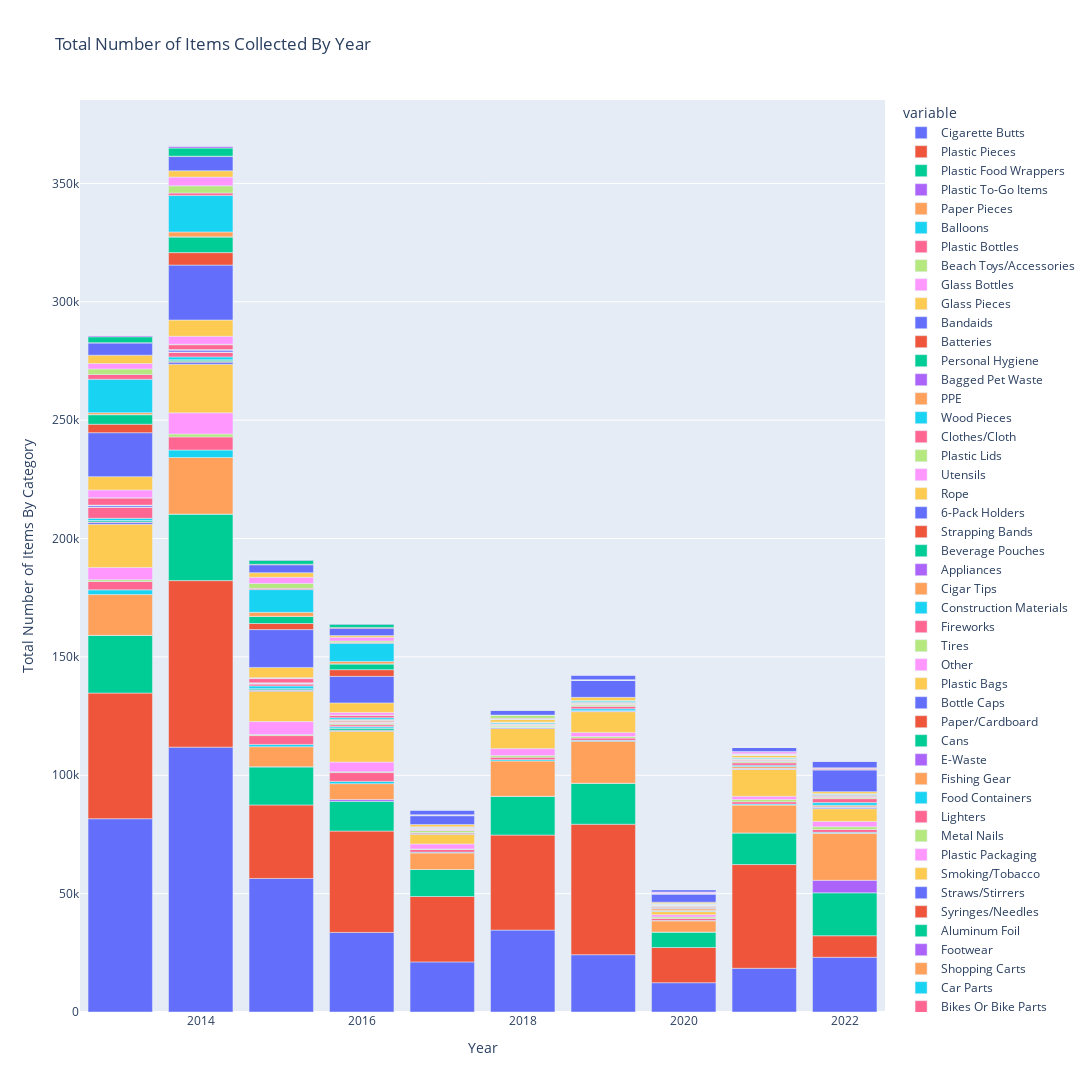

This figure's notebook cell:
### Markdown cell above
# Longitudinal Evaluation of Cleanup Items

Here we'll look at the number of items cleaned up every year from 2013-2022. In order to evaluate if the number of items cleaned up are influenced by the number of volunteers and the number of hours they worked we would also need these numbers for each year, but it appears that these numbers are missing for the years 2013-2016 and 2020-2021, at least in the data I've been working with.

### Code cell
sos_data['Date'] = pd.to_datetime(sos_data['Date'], errors='coerce')
sos_data.dropna(subset=['Date'], inplace=True)

sos_data['Total Volunteers'] = sos_data['Adult Volunteers'] + 0.5 * sos_data['Youth Volunteers']
nonnumeric_cols = cleanup.NONNUMERIC_COLS
nonnumeric_cols.append('Total Volunteers')
nonnumeric_cols.append('Total Items')

volunteers = sos_data.groupby(sos_data.Date.dt.year)['Total Volunteers'].sum()
annual_data = pd.DataFrame({'Year':volunteers.index, 'Total Volunteers':volunteers.values})
annual_data = annual_data.reset_index(drop=True)
item_cols = []
for col in sos_data.columns:
    if col not in cleanup.NONNUMERIC_COLS:
        item_cols.append(col)
        col_sum = sos_data.groupby(sos_data.Date.dt.year)[col].sum()
        col_sum = col_sum.reset_index(drop=True)
        annual_data = pd.concat([annual_data, col_sum], axis=1)

fig = px.bar(annual_data, x='Year', y=item_cols, title="Total Number of Items Collected By Year")
fig.update_layout(
    autosize=False,
    width=1100,
    height=1200,
    yaxis_title='Total Number of Items By Category',
    xaxis_title='Year',
    yaxis={'categoryorder':'total ascending'}
)
fig.show()

### Figure 1 — Plotly figure (JSON) as saved in the notebook; plotly's stock layout.template omitted (floating-point values rounded to 4 significant figures)
{"data": [{"alignmentgroup": "True", "hovertemplate": "variable=Cigarette Butts<br>Year=%{x}<br>value=%{y}<extra></extra>", "legendgroup": "Cigarette Butts", "marker": {"color": "#636efa", "pattern": {"shape": ""}}, "name": "Cigarette Butts", "offsetgroup": "Cigarette Butts", "orientation": "v", "showlegend": true, "textposition": "auto", "type": "bar", "x": [2013, 2014, 2015, 2016, 2017, 2018, 2019, 2020, 2021, 2022], "xaxis": "x", "y": [81641, 111884, 56420, 33612, 21163, 34602, 24202, 12380, 18464, 23115], "yaxis": "y"}, {"alignmentgroup": "True", "hovertemplate": "variable=Plastic Pieces<br>Year=%{x}<br>value=%{y}<extra></extra>", "legendgroup": "Plastic Pieces", "marker": {"color": "#EF553B", "pattern": {"shape": ""}}, "name": "Plastic Pieces", "offsetgroup": "Plastic Pieces", "orientation": "v", "showlegend": true, "textposition": "auto", "type": "bar", "x": [2013, 2014, 2015, 2016, 2017, 2018, 2019, 2020, 2021, 2022], "xaxis": "x", "y": [53087, 70337, 31029, 42819, 27640.0, 40142, 55116, 14866, 43820, 9101], "yaxis": "y"}, {"alignmentgroup": "True", "hovertemplate": "variable=Plastic Food Wrappers<br>Year=%{x}<br>value=%{y}<extra></extra>", "legendgroup": "Plastic Food Wrappers", "marker": {"color": "#00cc96", "pattern": {"shape": ""}}, "name": "Plastic Food Wrappers", "offsetgroup": "Plastic Food Wrappers", "orientation": "v", "showlegend": true, "textposition": "auto", "type": "bar", "x": [2013, 2014, 2015, 2016, 2017, 2018, 2019, 2020, 2021, 2022], "xaxis": "x", "y": [24378, 28110, 16132, 12548, 11394, 16357, 17333, 6513, 13373, 18128], "yaxis": "y"}, {"alignmentgroup": "True", "hovertemplate": "variable=Plastic To-Go Items<br>Year=%{x}<br>value=%{y}<extra></extra>", "legendgroup": "Plastic To-Go Items", "marker": {"color": "#ab63fa", "pattern": {"shape": ""}}, "name": "Plastic To-Go Items", "offsetgroup": "Plastic To-Go Items", "orientation": "v", "showlegend": true, "textposition": "auto", "type": "bar", "x": [2013, 2014, 2015, 2016, 2017, 2018, 2019, 2020, 2021, 2022], "xaxis": "x", "y": [0, 0, 0, 764, 0, 0, 0, 0, 0, 5294], "yaxis": "y"}, {"alignmentgroup": "True", "hovertemplate": "variable=Paper Pieces<br>Year=%{x}<br>value=%{y}<extra></extra>", "legendgroup": "Paper Pieces", "marker": {"color": "#FFA15A", "pattern": {"shape": ""}}, "name": "Paper Pieces", "offsetgroup": "Paper Pieces", "orientation": "v", "showlegend": true, "textposition": "auto", "type": "bar", "x": [2013, 2014, 2015, 2016, 2017, 2018, 2019, 2020, 2021, 2022], "xaxis": "x", "y": [17221, 23901, 8493, 6707, 6982, 14944, 17738, 4727, 11733, 19817], "yaxis": "y"}, {"alignmentgroup": "True", "hovertemplate": "variable=Balloons<br>Year=%{x}<br>value=%{y}<extra></extra>", "legendgroup": "Balloons", "marker": {"color": "#19d3f3", "pattern": {"shape": ""}}, "name": "Balloons", "offsetgroup": "Balloons", "orientation": "v", "showlegend": true, "textposition": "auto", "type": "bar", "x": [2013, 2014, 2015, 2016, 2017, 2018, 2019, 2020, 2021, 2022], "xaxis": "x", "y": [1987, 3151, 954, 950, 347, 556, 368, 162, 427, 446], "yaxis": "y"}, {"alignmentgroup": "True", "hovertemplate": "variable=Plastic Bottles<br>Year=%{x}<br>value=%{y}<extra></extra>", "legendgroup": "Plastic Bottles", "marker": {"color": "#FF6692", "pattern": {"shape": ""}}, "name": "Plastic Bottles", "offsetgroup": "Plastic Bottles", "orientation": "v", "showlegend": true, "textposition": "auto", "type": "bar", "x": [2013, 2014, 2015, 2016, 2017, 2018, 2019, 2020, 2021, 2022], "xaxis": "x", "y": [3547, 5547, 3735, 3739, 1095, 1032, 968, 835, 1000, 1171], "yaxis": "y"}, {"alignmentgroup": "True", "hovertemplate": "variable=Beach Toys/Accessories<br>Year=%{x}<br>value=%{y}<extra></extra>", "legendgroup": "Beach Toys/Accessories", "marker": {"color": "#B6E880", "pattern": {"shape": ""}}, "name": "Beach Toys/Accessories", "offsetgroup": "Beach Toys/Accessories", "orientation": "v", "showlegend": true, "textposition": "auto", "type": "bar", "x": [2013, 2014, 2015, 2016, 2017, 2018, 2019, 2020, 2021, 2022], "xaxis": "x", "y": [745, 1231, 441, 344, 235, 700, 648, 638, 965, 1194], "yaxis": "y"}, {"alignmentgroup": "True", "hovertemplate": "variable=Glass Bottles<br>Year=%{x}<br>value=%{y}<extra></extra>", "legendgroup": "Glass Bottles", "marker": {"color": "#FF97FF", "pattern": {"shape": ""}}, "name": "Glass Bottles", "offsetgroup": "Glass Bottles", "orientation": "v", "showlegend": true, "textposition": "auto", "type": "bar", "x": [2013, 2014, 2015, 2016, 2017, 2018, 2019, 2020, 2021, 2022], "xaxis": "x", "y": [5210, 8923, 5469, 4092, 2130, 2930, 1669, 1010, 1355, 2238], "yaxis": "y"}, {"alignmentgroup": "True", "hovertemplate": "variable=Glass Pieces<br>Year=%{x}<br>value=%{y}<extra></extra>", "legendgroup": "Glass Pieces", "marker": {"color": "#FECB52", "pattern": {"shape": ""}}, "name": "Glass Pieces", "offsetgroup": "Glass Pieces", "orientation": "v", "showlegend": true, "textposition": "auto", "type": "bar", "x": [2013, 2014, 2015, 2016, 2017, 2018, 2019, 2020, 2021, 2022], "xaxis": "x", "y": [18195, 20532, 12865, 13028, 4084, 8542, 8823, 1288, 11356, 5369], "yaxis": "y"}, {"alignmentgroup": "True", "hovertemplate": "variable=Bandaids<br>Year=%{x}<br>value=%{y}<extra></extra>", "legendgroup": "Bandaids", "marker": {"color": "#636efa", "pattern": {"shape": ""}}, "name": "Bandaids", "offsetgroup": "Bandaids", "orientation": "v", "showlegend": true, "textposition": "auto", "type": "bar", "x": [2013, 2014, 2015, 2016, 2017, 2018, 2019, 2020, 2021, 2022], "xaxis": "x", "y": [737, 899, 363, 244, 313, 342, 356, 86, 270, 418], "yaxis": "y"}, {"alignmentgroup": "True", "hovertemplate": "variable=Batteries<br>Year=%{x}<br>value=%{y}<extra></extra>", "legendgroup": "Batteries", "marker": {"color": "#EF553B", "pattern": {"shape": ""}}, "name": "Batteries", "offsetgroup": "Batteries", "orientation": "v", "showlegend": true, "textposition": "auto", "type": "bar", "x": [2013, 2014, 2015, 2016, 2017, 2018, 2019, 2020, 2021, 2022], "xaxis": "x", "y": [245, 219, 167, 217, 448, 148, 77, 32, 68, 125], "yaxis": "y"}, {"alignmentgroup": "True", "hovertemplate": "variable=Personal Hygiene<br>Year=%{x}<br>value=%{y}<extra></extra>", "legendgroup": "Personal Hygiene", "marker": {"color": "#00cc96", "pattern": {"shape": ""}}, "name": "Personal Hygiene", "offsetgroup": "Personal Hygiene", "orientation": "v", "showlegend": true, "textposition": "auto", "type": "bar", "x": [2013, 2014, 2015, 2016, 2017, 2018, 2019, 2020, 2021, 2022], "xaxis": "x", "y": [605, 755, 527, 935, 1, 0, 0, 242, 0, 109], "yaxis": "y"}, {"alignmentgroup": "True", "hovertemplate": "variable=Bagged Pet Waste<br>Year=%{x}<br>value=%{y}<extra></extra>", "legendgroup": "Bagged Pet Waste", "marker": {"color": "#ab63fa", "pattern": {"shape": ""}}, "name": "Bagged Pet Waste", "offsetgroup": "Bagged Pet Waste", "orientation": "v", "showlegend": true, "textposition": "auto", "type": "bar", "x": [2013, 2014, 2015, 2016, 2017, 2018, 2019, 2020, 2021, 2022], "xaxis": "x", "y": [0, 0, 0, 0, 0, 0, 0, 70, 159, 169], "yaxis": "y"}, {"alignmentgroup": "True", "hovertemplate": "variable=PPE<br>Year=%{x}<br>value=%{y}<extra></extra>", "legendgroup": "PPE", "marker": {"color": "#FFA15A", "pattern": {"shape": ""}}, "name": "PPE", "offsetgroup": "PPE", "orientation": "v", "showlegend": true, "textposition": "auto", "type": "bar", "x": [2013, 2014, 2015, 2016, 2017, 2018, 2019, 2020, 2021, 2022], "xaxis": "x", "y": [0, 0, 0, 0, 0, 0, 0, 720, 718, 630], "yaxis": "y"}, {"alignmentgroup": "True", "hovertemplate": "variable=Wood Pieces<br>Year=%{x}<br>value=%{y}<extra></extra>", "legendgroup": "Wood Pieces", "marker": {"color": "#19d3f3", "pattern": {"shape": ""}}, "name": "Wood Pieces", "offsetgroup": "Wood Pieces", "orientation": "v", "showlegend": true, "textposition": "auto", "type": "bar", "x": [2013, 2014, 2015, 2016, 2017, 2018, 2019, 2020, 2021, 2022], "xaxis": "x", "y": [937.5, 1236, 1133, 568, 27, 0, 799, 227, 547, 1130], "yaxis": "y"}, {"alignmentgroup": "True", "hovertemplate": "variable=Clothes/Cloth<br>Year=%{x}<br>value=%{y}<extra></extra>", "legendgroup": "Clothes/Cloth", "marker": {"color": "#FF6692", "pattern": {"shape": ""}}, "name": "Clothes/Cloth", "offsetgroup": "Clothes/Cloth", "orientation": "v", "showlegend": true, "textposition": "auto", "type": "bar", "x": [2013, 2014, 2015, 2016, 2017, 2018, 2019, 2020, 2021, 2022], "xaxis": "x", "y": [4809, 2069, 944, 753, 6, 0, 1017, 479, 1012, 1672], "yaxis": "y"}, {"alignmentgroup": "True", "hovertemplate": "variable=Plastic Lids<br>Year=%{x}<br>value=%{y}<extra></extra>", "legendgroup": "Plastic Lids", "marker": {"color": "#B6E880", "pattern": {"shape": ""}}, "name": "Plastic Lids", "offsetgroup": "Plastic Lids", "orientation": "v", "showlegend": true, "textposition": "auto", "type": "bar", "x": [2013, 2014, 2015, 2016, 2017, 2018, 2019, 2020, 2021, 2022], "xaxis": "x", "y": [0, 0, 0, 568, 852, 465, 540, 411, 532, 465], "yaxis": "y"}, {"alignmentgroup": "True", "hovertemplate": "variable=Utensils<br>Year=%{x}<br>value=%{y}<extra></extra>", "legendgroup": "Utensils", "marker": {"color": "#FF97FF", "pattern": {"shape": ""}}, "name": "Utensils", "offsetgroup": "Utensils", "orientation": "v", "showlegend": true, "textposition": "auto", "type": "bar", "x": [2013, 2014, 2015, 2016, 2017, 2018, 2019, 2020, 2021, 2022], "xaxis": "x", "y": [0, 0, 0, 435, 474, 389, 292, 453, 360, 434], "yaxis": "y"}, {"alignmentgroup": "True", "hovertemplate": "variable=Rope<br>Year=%{x}<br>value=%{y}<extra></extra>", "legendgroup": "Rope", "marker": {"color": "#FECB52", "pattern": {"shape": ""}}, "name": "Rope", "offsetgroup": "Rope", "orientation": "v", "showlegend": true, "textposition": "auto", "type": "bar", "x": [2013, 2014, 2015, 2016, 2017, 2018, 2019, 2020, 2021, 2022], "xaxis": "x", "y": [0, 0, 50, 237, 120, 136, 296, 7, 148, 64], "yaxis": "y"}, {"alignmentgroup": "True", "hovertemplate": "variable=6-Pack Holders<br>Year=%{x}<br>value=%{y}<extra></extra>", "legendgroup": "6-Pack Holders", "marker": {"color": "#636efa", "pattern": {"shape": ""}}, "name": "6-Pack Holders", "offsetgroup": "6-Pack Holders", "orientation": "v", "showlegend": true, "textposition": "auto", "type": "bar", "x": [2013, 2014, 2015, 2016, 2017, 2018, 2019, 2020, 2021, 2022], "xaxis": "x", "y": [624, 909, 301, 129, 45, 34, 77, 0, 36, 97], "yaxis": "y"}, {"alignmentgroup": "True", "hovertemplate": "variable=Strapping Bands<br>Year=%{x}<br>value=%{y}<extra></extra>", "legendgroup": "Strapping Bands", "marker": {"color": "#EF553B", "pattern": {"shape": ""}}, "name": "Strapping Bands", "offsetgroup": "Strapping Bands", "orientation": "v", "showlegend": true, "textposition": "auto", "type": "bar", "x": [2013, 2014, 2015, 2016, 2017, 2018, 2019, 2020, 2021, 2022], "xaxis": "x", "y": [0, 0, 1, 437, 193, 255, 271, 208, 326, 399], "yaxis": "y"}, {"alignmentgroup": "True", "hovertemplate": "variable=Beverage Pouches<br>Year=%{x}<br>value=%{y}<extra></extra>", "legendgroup": "Beverage Pouches", "marker": {"color": "#00cc96", "pattern": {"shape": ""}}, "name": "Beverage Pouches", "offsetgroup": "Beverage Pouches", "orientation": "v", "showlegend": true, "textposition": "auto", "type": "bar", "x": [2013, 2014, 2015, 2016, 2017, 2018, 2019, 2020, 2021, 2022], "xaxis": "x", "y": [0, 0, 0, 0, 0, 0, 0, 240, 49, 172], "yaxis": "y"}, {"alignmentgroup": "True", "hovertemplate": "variable=Appliances<br>Year=%{x}<br>value=%{y}<extra></extra>", "legendgroup": "Appliances", "marker": {"color": "#ab63fa", "pattern": {"shape": ""}}, "name": "Appliances", "offsetgroup": "Appliances", "orientation": "v", "showlegend": true, "textposition": "auto", "type": "bar", "x": [2013, 2014, 2015, 2016, 2017, 2018, 2019, 2020, 2021, 2022], "xaxis": "x", "y": [147, 127, 46, 64, 42, 18, 23, 0, 22, 5], "yaxis": "y"}, {"alignmentgroup": "True", "hovertemplate": "variable=Cigar Tips<br>Year=%{x}<br>value=%{y}<extra></extra>", "legendgroup": "Cigar Tips", "marker": {"color": "#FFA15A", "pattern": {"shape": ""}}, "name": "Cigar Tips", "offsetgroup": "Cigar Tips", "orientation": "v", "showlegend": true, "textposition": "auto", "type": "bar", "x": [2013, 2014, 2015, 2016, 2017, 2018, 2019, 2020, 2021, 2022], "xaxis": "x", "y": [0, 0, 4, 365, 171, 204, 278, 1, 196, 128], "yaxis": "y"}, {"alignmentgroup": "True", "hovertemplate": "variable=Construction Materials<br>Year=%{x}<br>value=%{y}<extra></extra>", "legendgroup": "Construction Materials", "marker": {"color": "#19d3f3", "pattern": {"shape": ""}}, "name": "Construction Materials", "offsetgroup": "Construction Materials", "orientation": "v", "showlegend": true, "textposition": "auto", "type": "bar", "x": [2013, 2014, 2015, 2016, 2017, 2018, 2019, 2020, 2021, 2022], "xaxis": "x", "y": [0, 0, 0, 753, 241, 461, 554, 166, 456, 276], "yaxis": "y"}, {"alignmentgroup": "True", "hovertemplate": "variable=Fireworks<br>Year=%{x}<br>value=%{y}<extra></extra>", "legendgroup": "Fireworks", "marker": {"color": "#FF6692", "pattern": {"shape": ""}}, "name": "Fireworks", "offsetgroup": "Fireworks", "orientation": "v", "showlegend": true, "textposition": "auto", "type": "bar", "x": [2013, 2014, 2015, 2016, 2017, 2018, 2019, 2020, 2021, 2022], "xaxis": "x", "y": [3018, 2031, 1759, 1043, 152, 151, 55, 1, 42, 51], "yaxis": "y"}, {"alignmentgroup": "True", "hovertemplate": "variable=Tires<br>Year=%{x}<br>value=%{y}<extra></extra>", "legendgroup": "Tires", "marker": {"color": "#B6E880", "pattern": {"shape": ""}}, "name": "Tires", "offsetgroup": "Tires", "orientation": "v", "showlegend": true, "textposition": "auto", "type": "bar", "x": [2013, 2014, 2015, 2016, 2017, 2018, 2019, 2020, 2021, 2022], "xaxis": "x", "y": [112, 195, 108, 69, 48, 35.25, 37, 21, 19, 27], "yaxis": "y"}, {"alignmentgroup": "True", "hovertemplate": "variable=Other<br>Year=%{x}<br>value=%{y}<extra></extra>", "legendgroup": "Other", "marker": {"color": "#FF97FF", "pattern": {"shape": ""}}, "name": "Other", "offsetgroup": "Other", "orientation": "v", "showlegend": true, "textposition": "auto", "type": "bar", "x": [2013, 2014, 2015, 2016, 2017, 2018, 2019, 2020, 2021, 2022], "xaxis": "x", "y": [3266, 3375, 261, 1120, 21, 0, 0, 0, 0, 0], "yaxis": "y"}, {"alignmentgroup": "True", "hovertemplate": "variable=Plastic Bags<br>Year=%{x}<br>value=%{y}<extra></extra>", "legendgroup": "Plastic Bags", "marker": {"color": "#FECB52", "pattern": {"shape": ""}}, "name": "Plastic Bags", "offsetgroup": "Plastic Bags", "orientation": "v", "showlegend": true, "textposition": "auto", "type": "bar", "x": [2013, 2014, 2015, 2016, 2017, 2018, 2019, 2020, 2021, 2022], "xaxis": "x", "y": [5638, 6877, 4351, 4033, 965, 1274, 1369, 595, 1086, 837], "yaxis": "y"}, {"alignmentgroup": "True", "hovertemplate": "variable=Bottle Caps<br>Year=%{x}<br>value=%{y}<extra></extra>", "legendgroup": "Bottle Caps", "marker": {"color": "#636efa", "pattern": {"shape": ""}}, "name": "Bottle Caps", "offsetgroup": "Bottle Caps", "orientation": "v", "showlegend": true, "textposition": "auto", "type": "bar", "x": [2013, 2014, 2015, 2016, 2017, 2018, 2019, 2020, 2021, 2022], "xaxis": "x", "y": [18563, 23197, 15982, 11213, 3786, 79, 7330, 3552, 0, 9305], "yaxis": "y"}, {"alignmentgroup": "True", "hovertemplate": "variable=Paper/Cardboard<br>Year=%{x}<br>value=%{y}<extra></extra>", "legendgroup": "Paper/Cardboard", "marker": {"color": "#EF553B", "pattern": {"shape": ""}}, "name": "Paper/Cardboard", "offsetgroup": "Paper/Cardboard", "orientation": "v", "showlegend": true, "textposition": "auto", "type": "bar", "x": [2013, 2014, 2015, 2016, 2017, 2018, 2019, 2020, 2021, 2022], "xaxis": "x", "y": [3570, 5268, 2567, 2816, 3, 10, 0, 0, 0, 0], "yaxis": "y"}, {"alignmentgroup": "True", "hovertemplate": "variable=Cans<br>Year=%{x}<br>value=%{y}<extra></extra>", "legendgroup": "Cans", "marker": {"color": "#00cc96", "pattern": {"shape": ""}}, "name": "Cans", "offsetgroup": "Cans", "orientation": "v", "showlegend": true, "textposition": "auto", "type": "bar", "x": [2013, 2014, 2015, 2016, 2017, 2018, 2019, 2020, 2021, 2022], "xaxis": "x", "y": [4063, 6657, 3004, 2461, 2, 11, 0, 0, 14, 0], "yaxis": "y"}, {"alignmentgroup": "True", "hovertemplate": "variable=E-Waste<br>Year=%{x}<br>value=%{y}<extra></extra>", "legendgroup": "E-Waste", "marker": {"color": "#ab63fa", "pattern": {"shape": ""}}, "name": "E-Waste", "offsetgroup": "E-Waste", "orientation": "v", "showlegend": true, "textposition": "auto", "type": "bar", "x": [2013, 2014, 2015, 2016, 2017, 2018, 2019, 2020, 2021, 2022], "xaxis": "x", "y": [0, 0, 0, 0, 0, 0, 0, 38, 124, 17], "yaxis": "y"}, {"alignmentgroup": "True", "hovertemplate": "variable=Fishing Gear<br>Year=%{x}<br>value=%{y}<extra></extra>", "legendgroup": "Fishing Gear", "marker": {"color": "#FFA15A", "pattern": {"shape": ""}}, "name": "Fishing Gear", "offsetgroup": "Fishing Gear", "orientation": "v", "showlegend": true, "textposition": "auto", "type": "bar", "x": [2013, 2014, 2015, 2016, 2017, 2018, 2019, 2020, 2021, 2022], "xaxis": "x", "y": [830, 2072, 1719, 1030, 3, 0, 0, 124, 256, 0], "yaxis": "y"}, {"alignmentgroup": "True", "hovertemplate": "variable=Food Containers<br>Year=%{x}<br>value=%{y}<extra></extra>", "legendgroup": "Food Containers", "marker": {"color": "#19d3f3", "pattern": {"shape": ""}}, "name": "Food Containers", "offsetgroup": "Food Containers", "orientation": "v", "showlegend": true, "textposition": "auto", "type": "bar", "x": [2013, 2014, 2015, 2016, 2017, 2018, 2019, 2020, 2021, 2022], "xaxis": "x", "y": [14095, 15436, 9605, 7657, 37, 0, 0, 0, 0, 0], "yaxis": "y"}, {"alignmentgroup": "True", "hovertemplate": "variable=Lighters<br>Year=%{x}<br>value=%{y}<extra></extra>", "legendgroup": "Lighters", "marker": {"color": "#FF6692", "pattern": {"shape": ""}}, "name": "Lighters", "offsetgroup": "Lighters", "orientation": "v", "showlegend": true, "textposition": "auto", "type": "bar", "x": [2013, 2014, 2015, 2016, 2017, 2018, 2019, 2020, 2021, 2022], "xaxis": "x", "y": [2033, 1018, 525, 352, 197, 232, 162, 50, 125, 665], "yaxis": "y"}, {"alignmentgroup": "True", "hovertemplate": "variable=Metal Nails<br>Year=%{x}<br>value=%{y}<extra></extra>", "legendgroup": "Metal Nails", "marker": {"color": "#B6E880", "pattern": {"shape": ""}}, "name": "Metal Nails", "offsetgroup": "Metal Nails", "orientation": "v", "showlegend": true, "textposition": "auto", "type": "bar", "x": [2013, 2014, 2015, 2016, 2017, 2018, 2019, 2020, 2021, 2022], "xaxis": "x", "y": [2325, 3037, 2081, 620, 105, 1358, 0, 0, 0, 0], "yaxis": "y"}, {"alignmentgroup": "True", "hovertemplate": "variable=Plastic Packaging<br>Year=%{x}<br>value=%{y}<extra></extra>", "legendgroup": "Plastic Packaging", "marker": {"color": "#FF97FF", "pattern": {"shape": ""}}, "name": "Plastic Packaging", "offsetgroup": "Plastic Packaging", "orientation": "v", "showlegend": true, "textposition": "auto", "type": "bar", "x": [2013, 2014, 2015, 2016, 2017, 2018, 2019, 2020, 2021, 2022], "xaxis": "x", "y": [2297, 3681, 2606, 1574, 0, 0, 0, 572, 932, 51], "yaxis": "y"}, {"alignmentgroup": "True", "hovertemplate": "variable=Smoking/Tobacco<br>Year=%{x}<br>value=%{y}<extra></extra>", "legendgroup": "Smoking/Tobacco", "marker": {"color": "#FECB52", "pattern": {"shape": ""}}, "name": "Smoking/Tobacco", "offsetgroup": "Smoking/Tobacco", "orientation": "v", "showlegend": true, "textposition": "auto", "type": "bar", "x": [2013, 2014, 2015, 2016, 2017, 2018, 2019, 2020, 2021, 2022], "xaxis": "x", "y": [3524, 2675, 1931, 691, 1, 0, 0, 0, 0, 35], "yaxis": "y"}, {"alignmentgroup": "True", "hovertemplate": "variable=Straws/Stirrers<br>Year=%{x}<br>value=%{y}<extra></extra>", "legendgroup": "Straws/Stirrers", "marker": {"color": "#636efa", "pattern": {"shape": ""}}, "name": "Straws/Stirrers", "offsetgroup": "Straws/Stirrers", "orientation": "v", "showlegend": true, "textposition": "auto", "type": "bar", "x": [2013, 2014, 2015, 2016, 2017, 2018, 2019, 2020, 2021, 2022], "xaxis": "x", "y": [5163, 6001, 3345, 3088, 2017, 1987, 1942, 981, 1851, 2754], "yaxis": "y"}, {"alignmentgroup": "True", "hovertemplate": "variable=Syringes/Needles<br>Year=%{x}<br>value=%{y}<extra></extra>", "legendgroup": "Syringes/Needles", "marker": {"color": "#EF553B", "pattern": {"shape": ""}}, "name": "Syringes/Needles", "offsetgroup": "Syringes/Needles", "orientation": "v", "showlegend": true, "textposition": "auto", "type": "bar", "x": [2013, 2014, 2015, 2016, 2017, 2018, 2019, 2020, 2021, 2022], "xaxis": "x", "y": [140, 164, 215, 377, 136, 241, 156, 44, 101, 202], "yaxis": "y"}, {"alignmentgroup": "True", "hovertemplate": "variable=Aluminum Foil<br>Year=%{x}<br>value=%{y}<extra></extra>", "legendgroup": "Aluminum Foil", "marker": {"color": "#00cc96", "pattern": {"shape": ""}}, "name": "Aluminum Foil", "offsetgroup": "Aluminum Foil", "orientation": "v", "showlegend": true, "textposition": "auto", "type": "bar", "x": [2013, 2014, 2015, 2016, 2017, 2018, 2019, 2020, 2021, 2022], "xaxis": "x", "y": [2469, 3453, 1697, 1366, 0, 35, 0, 0, 0, 0], "yaxis": "y"}, {"alignmentgroup": "True", "hovertemplate": "variable=Footwear<br>Year=%{x}<br>value=%{y}<extra></extra>", "legendgroup": "Footwear", "marker": {"color": "#ab63fa", "pattern": {"shape": ""}}, "name": "Footwear", "offsetgroup": "Footwear", "orientation": "v", "showlegend": true, "textposition": "auto", "type": "bar", "x": [2013, 2014, 2015, 2016, 2017, 2018, 2019, 2020, 2021, 2022], "xaxis": "x", "y": [539, 803.5, 321, 290, 1, 0, 0, 0, 0, 16], "yaxis": "y"}, {"alignmentgroup": "True", "hovertemplate": "variable=Shopping Carts<br>Year=%{x}<br>value=%{y}<extra></extra>", "legendgroup": "Shopping Carts", "marker": {"color": "#FFA15A", "pattern": {"shape": ""}}, "name": "Shopping Carts", "offsetgroup": "Shopping Carts", "orientation": "v", "showlegend": true, "textposition": "auto", "type": "bar", "x": [2013, 2014, 2015, 2016, 2017, 2018, 2019, 2020, 2021, 2022], "xaxis": "x", "y": [21, 30, 36, 3, 0, 0, 0, 0, 0, 0], "yaxis": "y"}, {"alignmentgroup": "True", "hovertemplate": "variable=Car Parts<br>Year=%{x}<br>value=%{y}<extra></extra>", "legendgroup": "Car Parts", "marker": {"color": "#19d3f3", "pattern": {"shape": ""}}, "name": "Car Parts", "offsetgroup": "Car Parts", "orientation": "v", "showlegend": true, "textposition": "auto", "type": "bar", "x": [2013, 2014, 2015, 2016, 2017, 2018, 2019, 2020, 2021, 2022], "xaxis": "x", "y": [31, 101, 51, 74, 0, 0, 0, 0, 0, 0], "yaxis": "y"}, {"alignmentgroup": "True", "hovertemplate": "variable=Bikes Or Bike Parts<br>Year=%{x}<br>value=%{y}<extra></extra>", "legendgroup": "Bikes Or Bike Parts", "marker": {"color": "#FF6692", "pattern": {"shape": ""}}, "name": "Bikes Or Bike Parts", "offsetgroup": "Bikes Or Bike Parts", "orientation": "v", "showlegend": true, "textposition": "auto", "type": "bar", "x": [2013, 2014, 2015, 2016, 2017, 2018, 2019, 2020, 2021, 2022], "xaxis": "x", "y": [62, 70, 18, 42, 0, 0, 0, 0, 0, 0], "yaxis": "y"}, {"alignmentgroup": "True", "hovertemplate": "variable=Car Batteries<br>Year=%{x}<br>value=%{y}<extra></extra>", "legendgroup": "Car Batteries", "marker": {"color": "#B6E880", "pattern": {"shape": ""}}, "name": "Car Batteries", "offsetgroup": "Car Batteries", "orientation": "v", "showlegend": true, "textposition": "auto", "type": "bar", "x": [2013, 2014, 2015, 2016, 2017, 2018, 2019, 2020, 2021, 2022], "xaxis": "x", "y": [7, 9, 8, 5, 0, 0, 0, 0, 0, 0], "yaxis": "y"}], "layout": {"autosize": false, "barmode": "relative", "height": 1200, "legend": {"title": {"text": "variable"}, "tracegroupgap": 0}, "title": {"text": "Total Number of Items Collected By Year"}, "width": 1100, "xaxis": {"anchor": "y", "autorange": true, "domain": [0, 1], "range": [2012.0, 2022.0], "title": {"text": "Year"}, "type": "linear"}, "yaxis": {"anchor": "x", "autorange": true, "categoryorder": "total ascending", "domain": [0, 1], "range": [0, 385200.0], "title": {"text": "Total Number of Items By Category"}, "type": "linear"}}}
